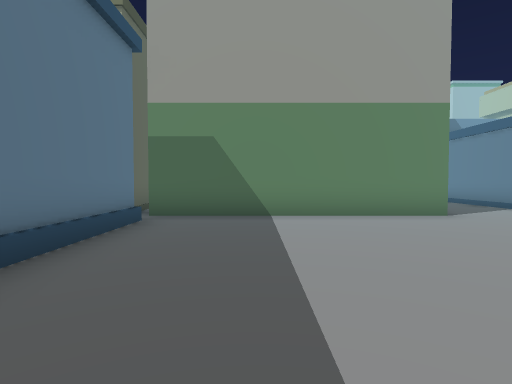
[1] (above)

24 first-person views from a walk through a scene from a Unity 3-D project. The camera is 1.5 m above the floor, tilts 2° down and sees 80° across. The floor is counted in squares, 2 m on a side. Each view is taken from the middle of a square. On the plan, view 1 faces up. The plan holds only what a view shows up to about 10 squares ahead; the rest is blank. The place goes on beyond the plan. The player character is not drawn.

[2]
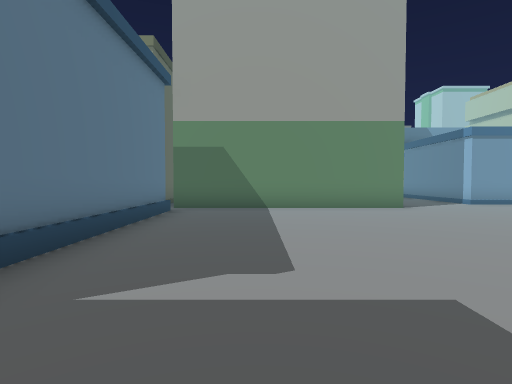

[3]
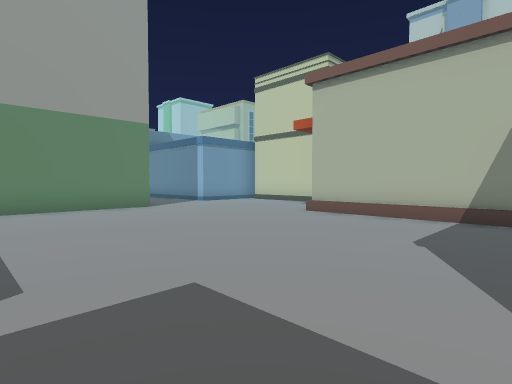

[4]
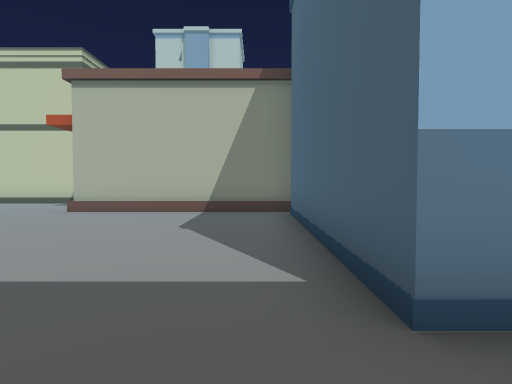

[5]
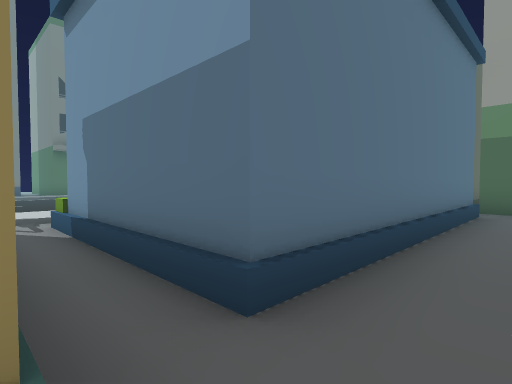

[6]
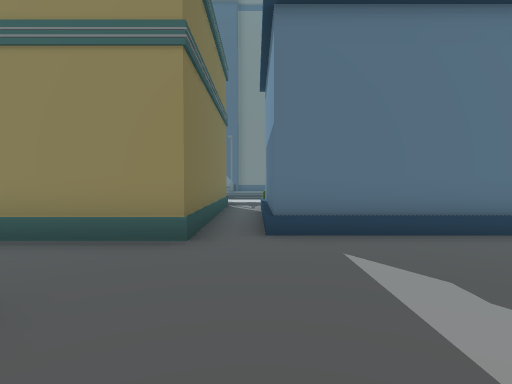

[7]
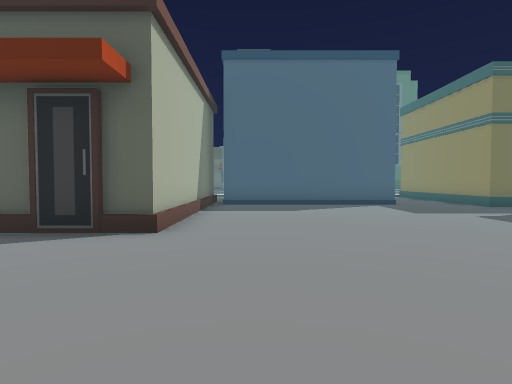

[8]
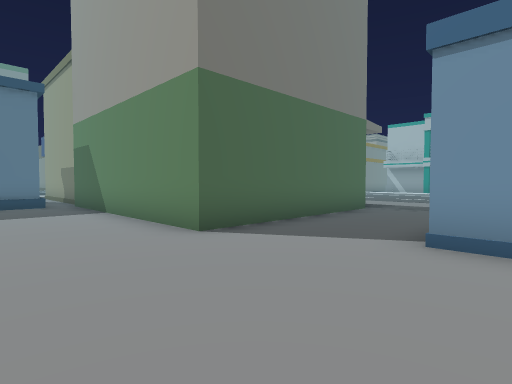

[9]
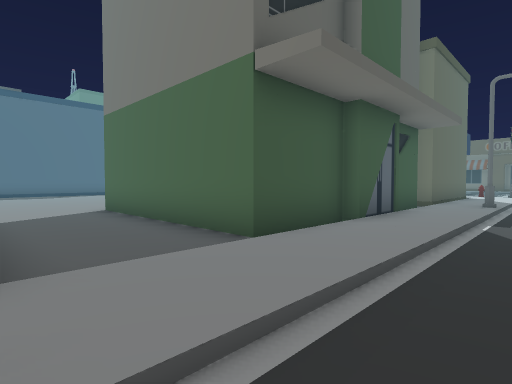

[10]
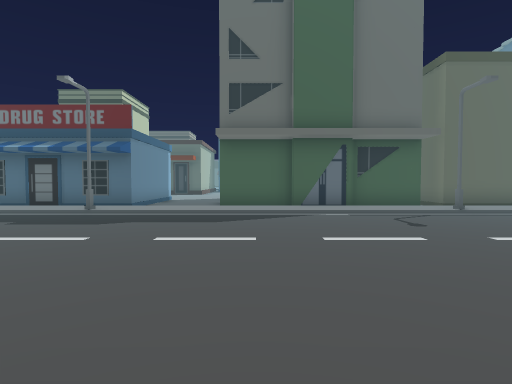

[11]
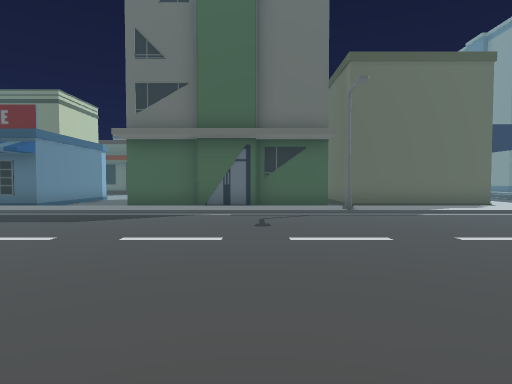

[12]
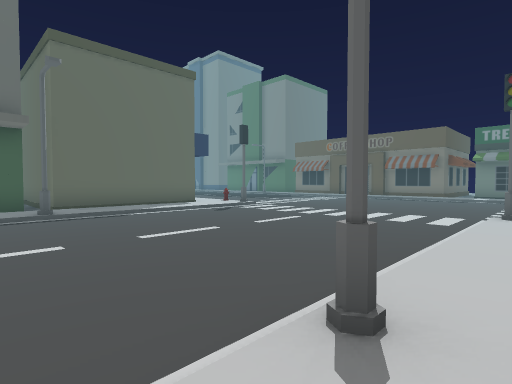

[13]
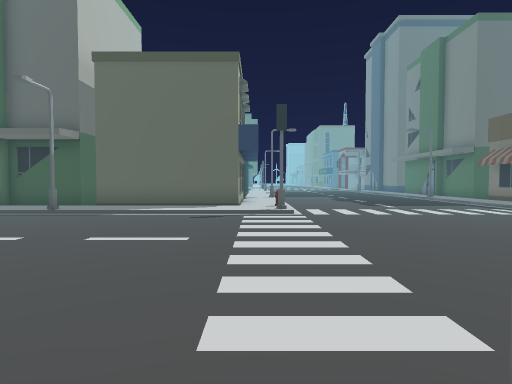

[14]
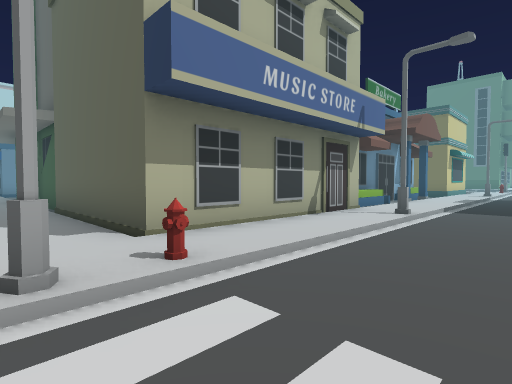

[15]
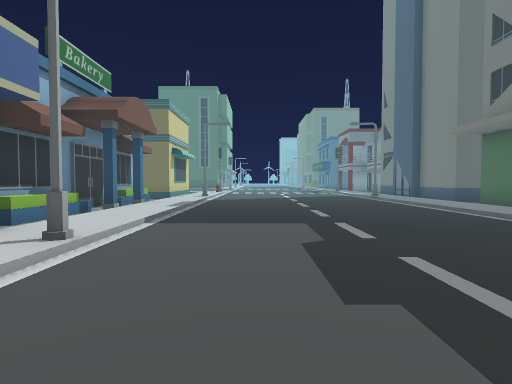

[16]
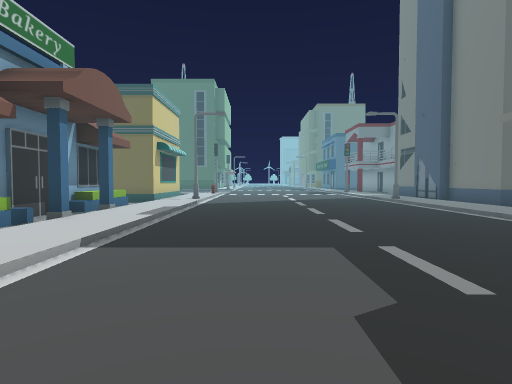

[17]
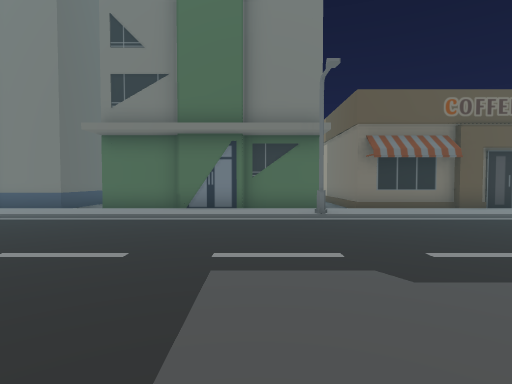

[18]
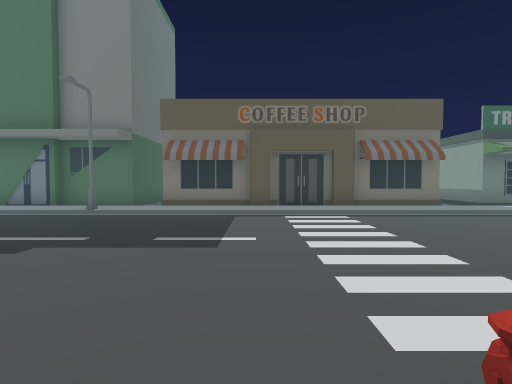

[19]
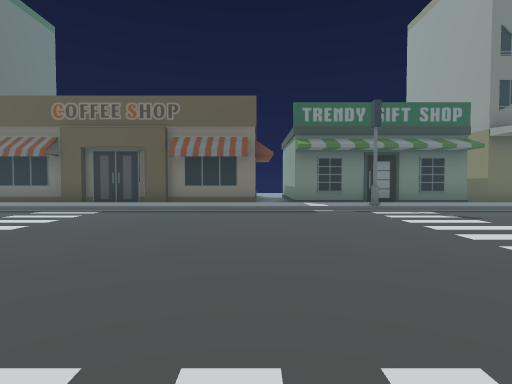

[20]
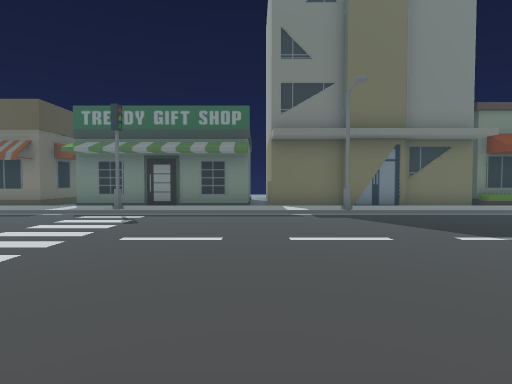

[21]
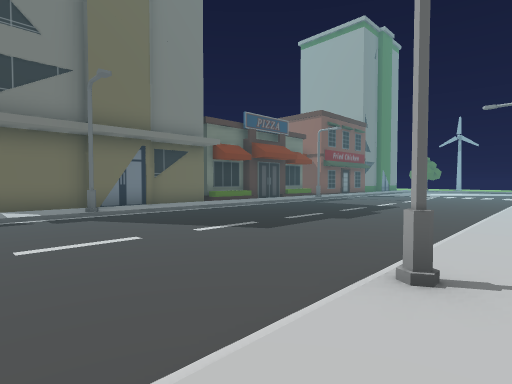

[22]
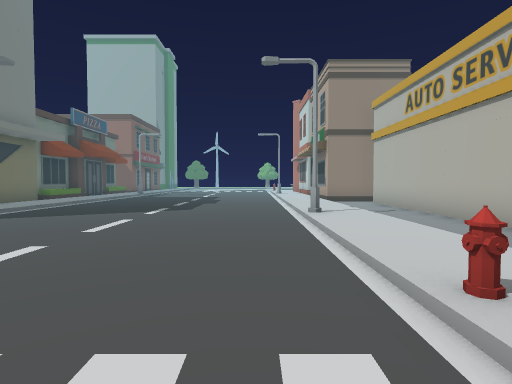

[23]
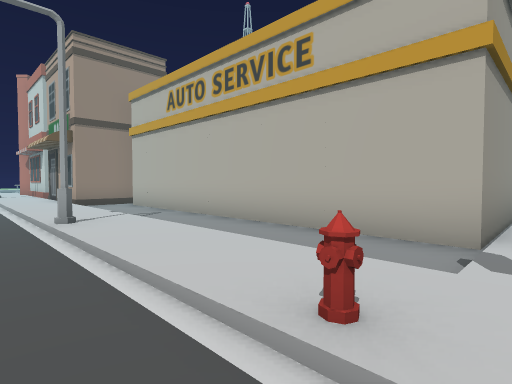

[24]
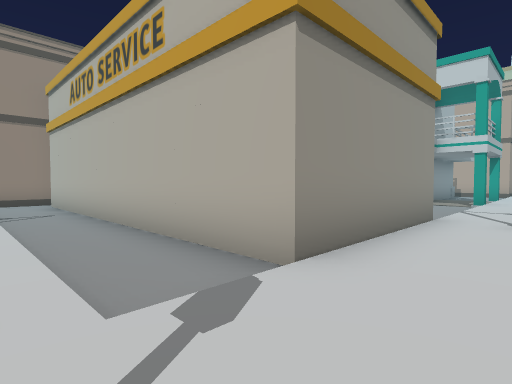

### Floor plan
Key: @ floor where view 1 was taken; # wall or solid block; . main floor; : floor 0.25 m higher than the main floor; / step, stairs or slope; B building; S streetlight; H hydrant.
Columns run from 19 left of view 1 to 8 right of it. Each row starts with its distance up from view 1.
 33 BB   ...../:##
 32 BB:/....../:..
 31  B:/....../:.B
 30  B:/....../:.B
 29  B:/....../:.B
 28  B:/....../:.B
 27  B:S......S:.B
 26  B:/....../:.B
 25  #:/....../:.B
 24  #:/....../:.B
 23  #:/......H:.BBBBB....#
 22  #:/....../:::::::::::::
 21  #:#......#//////S//////
 20  #:/.....................
 19   :/......................
 18  #:/.......................
 17  #:/.......................
 16  #:/........................
 15  #:/........................
 14  #:/......///////S/////////S
 13  #:/......H:::::::::::::::::
 12  #:/....../:#####BBBBBBB..##
 11  #:/....../:#   #      B..#
 10  #:/....../:#   #      B..#
  9 ##:/....../:#   #      B..#
  8  B:S......S:#   #      B..##
  7  B:/....../:#   #BBBBBBB....
  6  B:/......///B  B/..........
  5  B:/......///B  B/..........
  4  B:/......///B  B/..........
  3  B:/....../:.B  B/..........
  2  B:/....../:.B  B/........BB
  1 ..:/......// B  B/........B
  0 BB:/......// BBBB/.@......B
 -1  B:/......////////........B
 -2  B          ######........B
 -3                  #..BBBB#BB
 -4                  #.

Positions as (right, up) in squares from view 1, and headings:
1: (0, 0), facing up
2: (0, -2), facing up
3: (0, -2), facing up-right
4: (-1, -2), facing right
5: (-1, -2), facing up-left
6: (2, -1), facing left
7: (5, 7), facing down
8: (8, 4), facing up-left
9: (7, 15), facing down-left
10: (3, 22), facing down
11: (0, 22), facing down
12: (-1, 22), facing down-left
13: (-8, 22), facing down
14: (-11, 14), facing down-right
15: (-11, 11), facing down
16: (-11, 9), facing down
17: (-9, 6), facing left
18: (-8, 12), facing left
19: (-8, 18), facing left
20: (-8, 25), facing left
21: (-8, 25), facing up-left
22: (-10, 21), facing up
23: (-10, 22), facing up-right
24: (-8, 21), facing up-right
